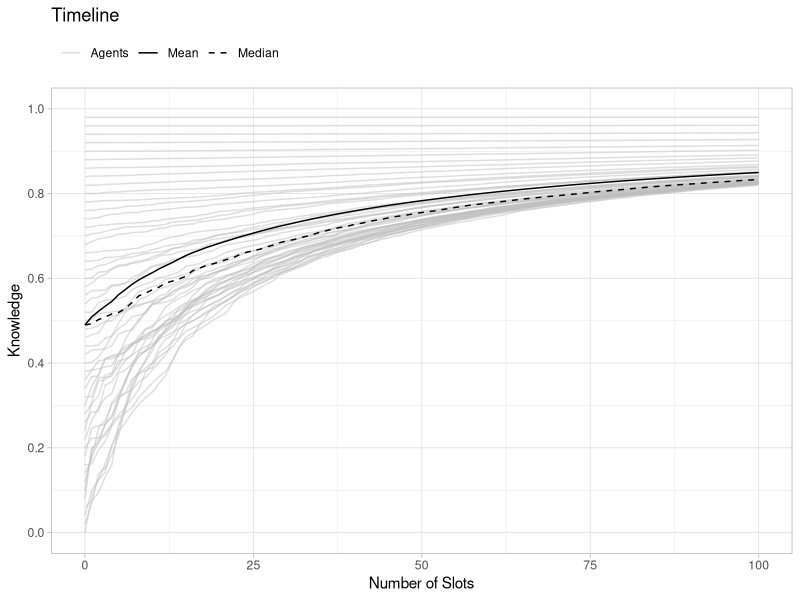
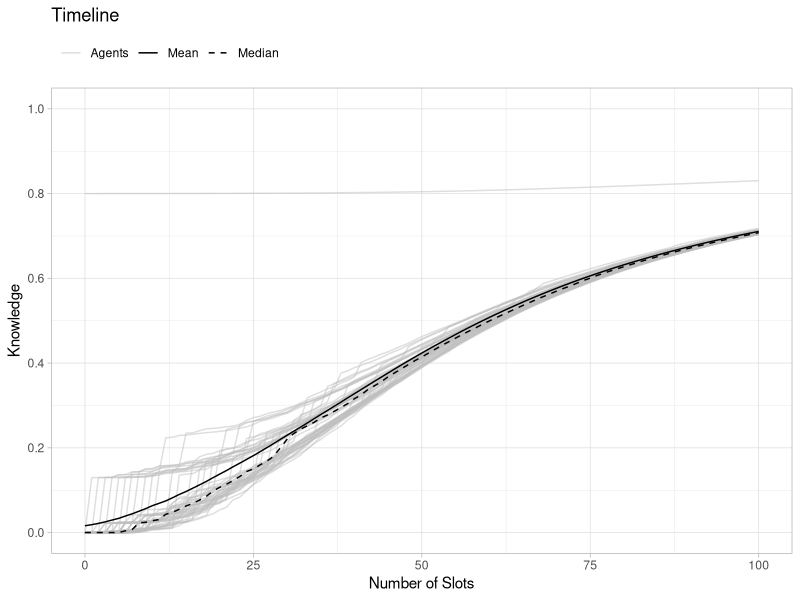

Recreate these plots in R, in order.
## ---- chunk 1
library(tidyverse)  
# set.seed(1)
## ---- chunk 2
nA = 5            # number of Agents
ID = seq_len(nA)  # ID of the Agents

Pop <- tibble( ID = ID )
Pop
## ---- chunk 3
set_Knowledge <- function(Pop = Pop,
                          Typ = FALSE,
                          K = Knowledge) {
  Kname <- "Knowledge"
  if (Typ != FALSE) {
    Kname <- paste(Kname, Typ, sep = "_")
  }
  Pop <- Pop %>%
    mutate(!!Kname := K)

  return(Pop)
}
## ---- chunk 4
K <- seq_len(nA)/5

Pop <- set_Knowledge( Pop = Pop, K = 0.5 )
Pop <- set_Knowledge( Pop = Pop, Typ = "A", K = K )
Pop
## ---- chunk 5
update_Knowledge <- function(Pop = Pop,
                            Typ = FALSE,
                            add = 0,
                            fac = 1) {
  Kname <- "Knowledge"
  if (Typ != FALSE) {
    Kname <- paste(Kname, Typ, sep = "_")
  }
  if (Kname %in% colnames(Pop)) {
    Pop <- Pop %>%
      mutate( !!Kname := ( .data[[Kname]] + add ) * fac )
  } else {
    Pop <- set_Knowledge(Pop = Pop, K = add, Typ = Typ)
    Pop <- Pop %>%
      mutate( !!Kname := .data[[Kname]] * fac )
  }
  return(Pop)
}
## ---- chunk 6
add <- seq_len(nA)/20
fac <- seq_len(nA)/10 

Pop <- update_Knowledge( Pop = Pop, add = add ) 
Pop <- update_Knowledge( Pop = Pop, Typ = "A", fac = fac ) 
Pop <- update_Knowledge( Pop = Pop, Typ = "B", add = add, fac = fac ) 
Pop
## ---- chunk 7
set_LearnRate <- function(Pop = Pop,
                          LR = LearnRate) {
  LRname <- "LearnRate"
  Pop <- Pop %>%
    mutate(!!LRname := LR,
           !!LRname := pmax(.data[[LRname]],1E-3))
  return(Pop)
}
## ---- chunk 8
LR <- seq_len(nA)/5  
Pop <- set_LearnRate( Pop = Pop, LR = 1 ) 
Pop
## ---- chunk 9
update_LearnRate_Knowledge <- function(Pop = Pop,
                                       Typ = FALSE) {
  LR <- "LearnRate"
  Kname <- "Knowledge"
  if (Typ != FALSE) {
    Kname <- paste(Kname, Typ, sep = "_")
  }
  if (Kname %in% colnames(Pop)) {
    Pop <- Pop %>%
      mutate( !!LR := .data[[Kname]] * 0.5 )
  }
  return(Pop)
}
## ---- chunk 10
Pop <- update_LearnRate_Knowledge( Pop = Pop )  
Pop
## ---- chunk 11
set_StudyTime <- function(Pop = Pop,
                          ST = 0) {
  STname <- "StudyTime"
  Pop <- Pop %>%
    mutate(!!STname := ST)
  return(Pop)
}
## ---- chunk 12
Pop <- set_StudyTime( Pop = Pop, ST = 3)  
Pop
## ---- chunk 13
update_StudyTime <- function(Pop = Pop,
                             dT = TimeToAdd) {
  STname <- "StudyTime"
  if (STname %in% colnames(Pop)) {
    Pop <- Pop %>%
      mutate( !!STname := .data[[STname]] + dT )
  } else {
    Pop <- set_StudyTime(Pop = Pop, ST = dT )
  }
  return(Pop)
}
## ---- chunk 14
Pop <- update_StudyTime( Pop = Pop, dT = 1)   
Pop
## ---- chunk 15
sel_SubPop <- function(Pop = Pop,
                       IDs = NULL,
                       n = 2) {
    if (is.null(IDs)) {
      IDs <- sample( Pop[["ID"]], size=n )
    }
  SubPop <- list()
  SubPop$sel <- Pop %>%
    filter(ID %in% IDs) %>%
    arrange(match(ID, IDs))
  SubPop$rest <- Pop %>%
    filter(!ID %in% IDs)
  return(SubPop)
}
## ---- chunk 16
SubPop <- sel_SubPop( Pop = Pop )
SubPop$sel
SubPop$rest
## ---- chunk 17
SubPop <- sel_SubPop( Pop = Pop , IDs = c(2, 1))
SubPop$sel
SubPop$rest
## ---- chunk 18
int_SubPop <- function(SubPop = SubPop,
                       Pop = Pop) {
  col_sort <- colnames(Pop)
  SubPop <- SubPop[, col_sort]
  IDs <- SubPop[["ID"]]
  Pop[Pop$ID %in% IDs,] <- SubPop
  Pop <- Pop %>%
    arrange(ID)
  return(Pop)
}
## ---- chunk 19
Pop
SubPop <- sel_SubPop(Pop = Pop, n = 2 )$sel
SubPop <- set_Knowledge(Pop = SubPop, K = 0)
SubPop
Pop <- int_SubPop(SubPop = SubPop, Pop = Pop)
Pop
## ---- chunk 20

get_Timeline <- function(TL = Timeline,
                          Time = 0,
                          Pop = Pop,
                          Info = name,
                          Sum = 0) {
  TLadd <- tibble( ID = Pop[["ID"]],
                   Time = Time,
                   !!Info := Pop[[Info]])
  if (Sum == 1) {
    Sumname1 <- paste(Info,"mean", sep = "_")
    Sumname2 <- paste(Info,"median", sep = "_")
    TLadd <- TLadd %>%
        mutate(!!Sumname1 := mean(Pop[[Info]], na.rm = TRUE),
               !!Sumname2 := median(Pop[[Info]], na.rm = TRUE))
    }
  if (Time == 0) {
    TL <- TLadd
  } else {
    TL <- bind_rows(TL, TLadd)
  }
  return(TL) 
}
## ---- chunk 21
Timeline <- get_Timeline( TL = Timeline, 
                           Time = 0, 
                           Pop = Pop, 
                           Info = "Knowledge", 
                           Sum = 1)
Timeline <- get_Timeline( TL = Timeline, 
                           Time = 1, 
                           Pop = Pop, 
                           Info = "Knowledge", 
                           Sum = 1)
Timeline

## ---- chunk 22
learn <- function(Pop = Pop,
                  Typ = FALSE,
                  LR = FALSE,
                  ST = StudyTime) {
  Kname <- "Knowledge"
  if (Typ != FALSE) {
    Kname <- paste(Kname, Typ, sep = "_")
  }
  if (Kname %in% colnames(Pop)) {
    K <- Pop[[Kname]]
  }
  if (LR == FALSE) {
    if ("LearnRate" %in% colnames(Pop)) {
      LR <- Pop[["LearnRate"]]
    }
  }

  T0 <- ( 1 - K )^( 1 / -LR )   # assumed time learnd allready
  K <- 1 - ( T0 + ST )^( -LR )  # Knowledge after time learnd
  
  Pop <- set_Knowledge(Pop = Pop, Typ = Typ, K = K)
  Pop <- update_StudyTime(Pop = Pop, dT = ST)
  return(Pop)
}
## ---- chunk 23
Pop <- tibble( ID = ID )
Pop <- set_Knowledge(Pop = Pop, K = 0.1)
Pop <- set_LearnRate(Pop = Pop, LR = 1)
Pop

Pop <- learn( Pop = Pop, ST = 1)
Pop
## ---- chunk 24
sel_Slot_rnd <- function(Pop = Pop,
                         psize = PrecentOfPop) {   
  sID <- "Slot_ID"
  n <- round(nrow(Pop)*psize / 2, 0)
  n <- min(n, 1)
  n <- max(n, round(nrow(Pop) / 2), 0)
  SubPop <- sel_SubPop( Pop = Pop, n = n)   
  Slot1 <- SubPop$sel %>%     
    mutate(!!sID := seq_len(n)) 
  SubPop <- sel_SubPop( Pop = SubPop$rest, n = n) 
  Slot2 <- SubPop$sel %>%     
    mutate(!!sID := seq_len(n))
  Slot <- bind_rows(Slot1, Slot2)
  return(Slot)  
  }  
## ---- chunk 25
Pop
Slot <- sel_Slot_rnd(Pop = Pop, psize = 1)
Slot
## ---- chunk 26
set_SlotPar <- function(Slot = Slot,
                    ST = SlotDuration) {
  LRname <- "LearnRate"
  sLRname <- "Slot_LearnRate"
  Slot <- Slot %>%
    group_by(Slot_ID) %>%
    mutate( !!sLRname := mean(.data[[LRname]], na.rm = TRUE),
            Slot_Duration := ST) %>%
    ungroup()
  return(Slot)
}

## ---- chunk 27
Slot <- set_SlotPar(Slot = Slot, ST = 1)
Slot
## ---- chunk 28
learn_Slot <- function(Slot = Slot,
                       Typ = FALSE) {
  Kname <- "Knowledge"
  if (Typ != FALSE) {
    Kname <- paste(Kname, Typ, sep = "_")
  }
  LRname <- "Slot_LearnRate"
  STname <- "Slot_Duration"
  K <- Slot[[Kname]]
  LR <- Slot[[LRname]]
  ST <- Slot[[STname]]

  T0 <- ( 1 - K )^( 1 / -LR )   # assumed time learnd allready
  K <- 1 - ( T0 + ST )^( -LR )  # Knowledge after time learnd
  Slot <- set_Knowledge(Pop = Slot, Typ = Typ, K = K)
  Slot <- update_StudyTime(Pop = Slot, dT = ST)
  return(Slot)
}
## ---- chunk 29
Slot <- learn_Slot(Slot = Slot)
Slot
## ---- chunk 30
plt_Timeline <- function(TL = Timeline) {
  ggplot(data = TL, aes(x = Time)) +
  geom_line(aes(y = Knowledge, group = ID, color = "Agents"), 
            alpha = 0.5,
            linetype = "solid") +
  geom_line(aes(y = Knowledge_mean, color = "Mean"),
            linetype = "solid")  +
  geom_line(aes(y = Knowledge_median, color = "Median"),
            linetype = "dashed") +
  ggtitle("Timeline") +
  xlab("Number of Slots") +
  ylab("Knowledge") +
  scale_y_continuous(
    limits = c(0, 1),
    breaks = seq(0, 1, 0.2)
  ) +
  scale_color_manual(
    values = c("Agents" = "grey", "Mean" = "black", "Median" = "black"),
    labels = c("Agents" = "Agents", "Mean" = "Mean", "Median" = "Median")
  ) +
  theme_light() +
  theme(legend.title = element_blank(),
        legend.position = "top",
        legend.justification = "left"
        )
}
## ---- chunk 31

sim_Slot <- function(Pop = Pop,
                     Typ = FALSE,
                     psize = PrecentOfPop,
                     ST = 1,
                     STn = Itterations) {
  Kname <- "Knowledge"
  if (Typ != FALSE) {
    Kname <- paste(Kname, Typ, sep = "_")
  }
  Pop <- update_LearnRate_Knowledge( Pop = Pop )
  Pop <- set_StudyTime( Pop = Pop )
  TL <- get_Timeline( TL =TL,
                       Time = 0,
                       Pop = Pop,
                       Info = Kname,
                       Sum = 1 )
  for(i in 1:STn) {
    Slot <- sel_Slot_rnd( Pop = Pop, psize = psize )
    Slot <- set_SlotPar(Slot = Slot, ST = ST)
    Slot <- learn_Slot(Slot = Slot, Typ = Typ)
    Slot <- update_LearnRate_Knowledge( Pop = Slot )
    Slot <- update_StudyTime( Pop = Slot, dT = ST)
    Pop <- int_SubPop( SubPop = Slot, Pop = Pop )
    TL <- get_Timeline( TL =TL,
                         Time = i,
                         Pop = Pop,
                         Info = Kname,
                         Sum = 1 )
  }
    
  Output <- list( Pop = Pop,
                  TL = TL)
  return(Output)
}
## ---- chunk 32

nA <- 50                          # number of Agents
ID <- seq_len(nA)                 # ID of the Agents
K <- (seq_len(nA)-1)/50           # Knowledge

psize <- 0.5
STn <- 200 * psize

Pop <- tibble( ID = ID )
Pop <- set_Knowledge( Pop = Pop, K = K )
Pop

res <- sim_Slot(Pop = Pop,
                psize = psize,
                ST = 1,
                STn = STn)

res$Pop
plt_Timeline(res$TL)

## ---- chunk 33
K = 0           # Knowledge

Pop <- tibble( ID = ID )
Pop <- set_Knowledge( Pop = Pop, K = K )
Pop[ID == 1, "Knowledge"] <- 0.8
Pop

res <- sim_Slot(Pop = Pop,
                psize = psize,
                ST = 1,
                STn = STn)

res$Pop
plt_Timeline(res$TL)
